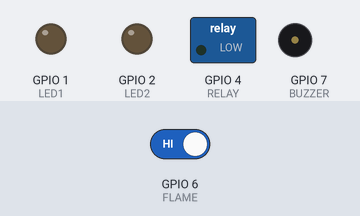
Simulated run of this sketch. Board: ESP8266 (Wemos D1 mini). On the bench: switched loads named in the sketch (green lamp = pin HIGH), output pins drawn as LEDs (lit = HIGH), buzzer (waves = sounding). The inputs (shaded band) are chosen by the test bench; at power-on: GPIO 6 (FLAME) HIGH. WiFi joins after 1.5 s; servers stay silent unless stated.

Above: at 3.0 s.
3.1 s: GPIO 6 (FLAME) driven LOW
At 3.6 s:
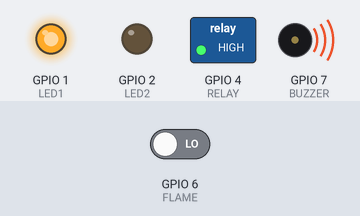
4.6 s: GPIO 6 (FLAME) driven HIGH
At 5.3 s:
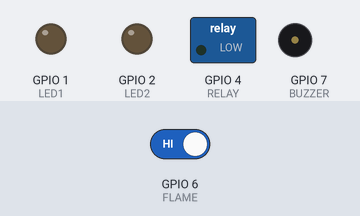
Timing chart, 0 to 7.6 s (numbered marks = the images above; inputs shaded):
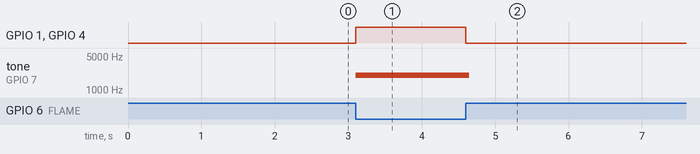

Measured:
- after the input at 3.1 s, GPIO 1 (LED1), GPIO 4 (RELAY): LOW → HIGH at once; tone on GPIO 7 (BUZZER): silent → 2000 Hz at once
- after the input at 4.6 s, GPIO 1 (LED1), GPIO 4 (RELAY): HIGH → LOW at once; tone on GPIO 7 (BUZZER): 2000 Hz → silent after 0.05 s

The sketch:

Fire_Detector_with_BLYNK_using_ESP8266.ino
```cpp
#include <ESP8266WiFi.h>
#include <BlynkSimpleEsp8266.h>

//Bagian ini untuk mengeluarkan output dari Blynk ke Serial Monitor
#define BLYNK_PRINT Serial

// inialisasi variabel data
int Api;
float vref = 3.3;
float resolution = vref / 1023.0;
float temperature;
//Bagian ini untuk login ke server Blynk
char auth[] = "auth token"; //Isi token yang didapat dari email
char ssid[] = "nama wifi"; //Nama wifi yang dipakai
char pass[] = "password wifi"; //Nama password wifi yang dipakai

//Bagian ini untuk menentukan pin dari sensor, buzzer, relay dan LED
#define LM35 A0
#define LED1 1
#define LED2 2
#define FLAME 6
#define BUZZER 7
#define RELAY 4

void setup()
{
  Serial.begin(9600);
  Blynk.begin(auth, ssid, pass);

  // Inialisasi status Input/Output pin
  pinMode(LM35, INPUT);
  pinMode(LED1, OUTPUT);
  pinMode(LED2, OUTPUT);
  pinMode(FLAME, INPUT);
  pinMode(BUZZER, OUTPUT);
  pinMode (RELAY, OUTPUT);
}

//Bagian ini untuk membaca dan mengirim nilai sensor suhu ke aplikasi Blynk
void sendUptime()
{
  int brightness = temperature;
  analogWrite(LED2, brightness);
}
//Bagian ini adalah bagian yang akan dieksekusi secara looping oleh Wemos
  void loop()
  {
    Blynk.run();
    Api = digitalRead(FLAME);
    // Jika data pada sensor API bernilai logic LOW (ada api)
    if (Api == LOW)
    {
      // Alarm dinyalakan
      tone (BUZZER, 2000 , 50);
      digitalWrite(LED1, HIGH);
      Blynk.notify (" ADA API !!! ");
      digitalWrite (RELAY, HIGH);
    }
    // Jika data tidak bernilai logic LOW (tidak ada api)
    else
    {
      //LED dimatikan
      digitalWrite(LED1, LOW);
      // Alarm dimatikan
      analogWrite (BUZZER, 0);
      digitalWrite(RELAY, LOW);
    }
    }
```
